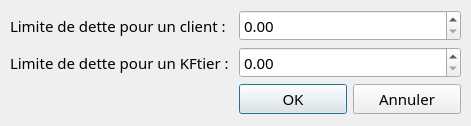
<?xml version="1.0" encoding="UTF-8"?>
<ui version="4.0">
 <class>FenetreChangerLimiteDette</class>
 <widget class="QDialog" name="FenetreChangerLimiteDette">
  <property name="geometry">
   <rect>
    <x>0</x>
    <y>0</y>
    <width>471</width>
    <height>126</height>
   </rect>
  </property>
  <property name="font">
   <font>
    <family>Raavi</family>
    <pointsize>11</pointsize>
   </font>
  </property>
  <property name="windowTitle">
   <string>KFet - Limite de dette</string>
  </property>
  <widget class="QWidget" name="formLayoutWidget">
   <property name="geometry">
    <rect>
     <x>10</x>
     <y>10</y>
     <width>451</width>
     <height>114</height>
    </rect>
   </property>
   <layout class="QFormLayout" name="formLayout">
    <item row="0" column="0">
     <widget class="QLabel" name="label">
      <property name="text">
       <string>Limite de dette pour un client :</string>
      </property>
     </widget>
    </item>
    <item row="0" column="1">
     <widget class="QDoubleSpinBox" name="spinBoxClient">
      <property name="prefix">
       <string/>
      </property>
      <property name="suffix">
       <string/>
      </property>
      <property name="maximum">
       <double>200.000000000000000</double>
      </property>
     </widget>
    </item>
    <item row="1" column="0">
     <widget class="QLabel" name="label_2">
      <property name="text">
       <string>Limite de dette pour un KFtier : </string>
      </property>
     </widget>
    </item>
    <item row="1" column="1">
     <widget class="QDoubleSpinBox" name="spinBoxKFtier">
      <property name="maximum">
       <double>200.000000000000000</double>
      </property>
     </widget>
    </item>
    <item row="2" column="1">
     <layout class="QHBoxLayout" name="horizontalLayout">
      <item>
       <widget class="QPushButton" name="boutonOk">
        <property name="text">
         <string>OK</string>
        </property>
       </widget>
      </item>
      <item>
       <widget class="QPushButton" name="boutonAnnuler">
        <property name="text">
         <string>Annuler</string>
        </property>
       </widget>
      </item>
     </layout>
    </item>
   </layout>
  </widget>
 </widget>
 <resources/>
 <connections>
  <connection>
   <sender>boutonAnnuler</sender>
   <signal>clicked()</signal>
   <receiver>FenetreChangerLimiteDette</receiver>
   <slot>close()</slot>
   <hints>
    <hint type="sourcelabel">
     <x>402</x>
     <y>86</y>
    </hint>
    <hint type="destinationlabel">
     <x>235</x>
     <y>63</y>
    </hint>
   </hints>
  </connection>
 </connections>
</ui>
